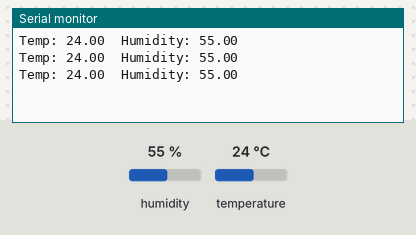
A sketch run on a simulated Arduino Uno, built with avr-gcc and run on an emulated ATmega328P. Parts: the last lines printed to the serial monitor. Inputs (shaded band) come from the test bench; at power-on: humidity 55 %, temperature 24 °C.

Above: at 2.8 s.
2.9 s: humidity set to 22 %
At 5.5 s:
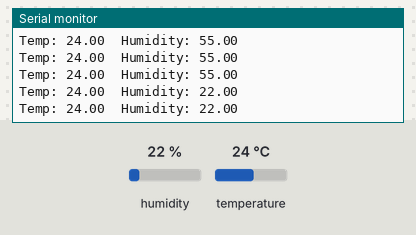
5.6 s: temperature set to 12 °C
At 6.9 s:
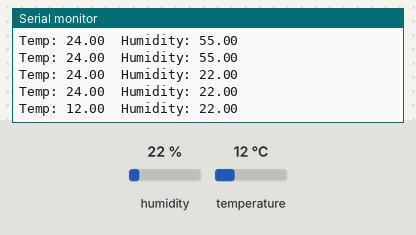
8.3 s: humidity set to 40 %
At 10.0 s:
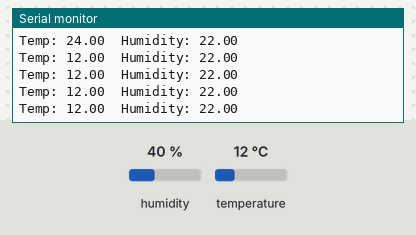
Timing chart, 0 to 11.5 s (numbered marks = the images above; inputs shaded):
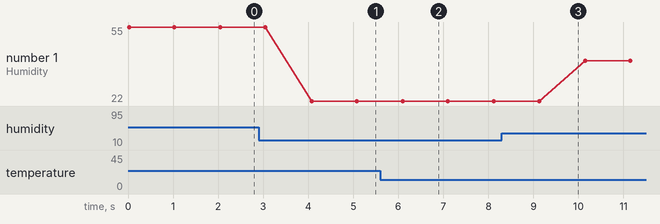

Measured:
- after the input at 2.9 s, the serial monitor: prints a new line after 1.2 s (image 1)
- after the input at 5.6 s, the serial monitor: prints a new line after 0.50 s (image 2)
- plotted number 1: 55 → 22 after the input at 2.9 s, 22 → 40 after the input at 8.3 s

The sketch:

Task_1.1.7.ino
```cpp
#include <DHT.h>

DHT dht(4, DHT11);

void setup() {
  Serial.begin(9600);
  dht.begin();
}

void loop() {
  float h = dht.readHumidity();
  float t = dht.readTemperature();

  Serial.print("Temp: ");
  Serial.print(t);
  Serial.print("  Humidity: ");
  Serial.println(h);

  delay(1000);
}
```
